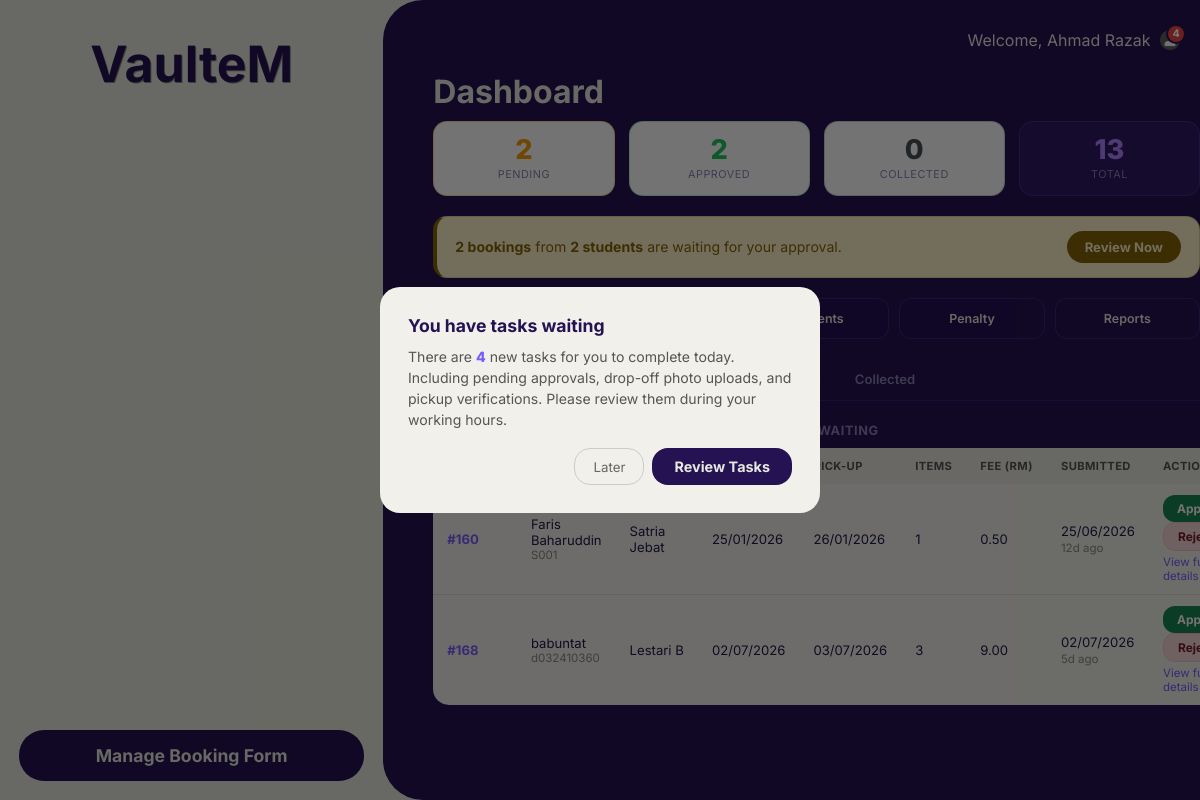
The page /staffMainStatus.php (signed in) on the database as committed earlier.
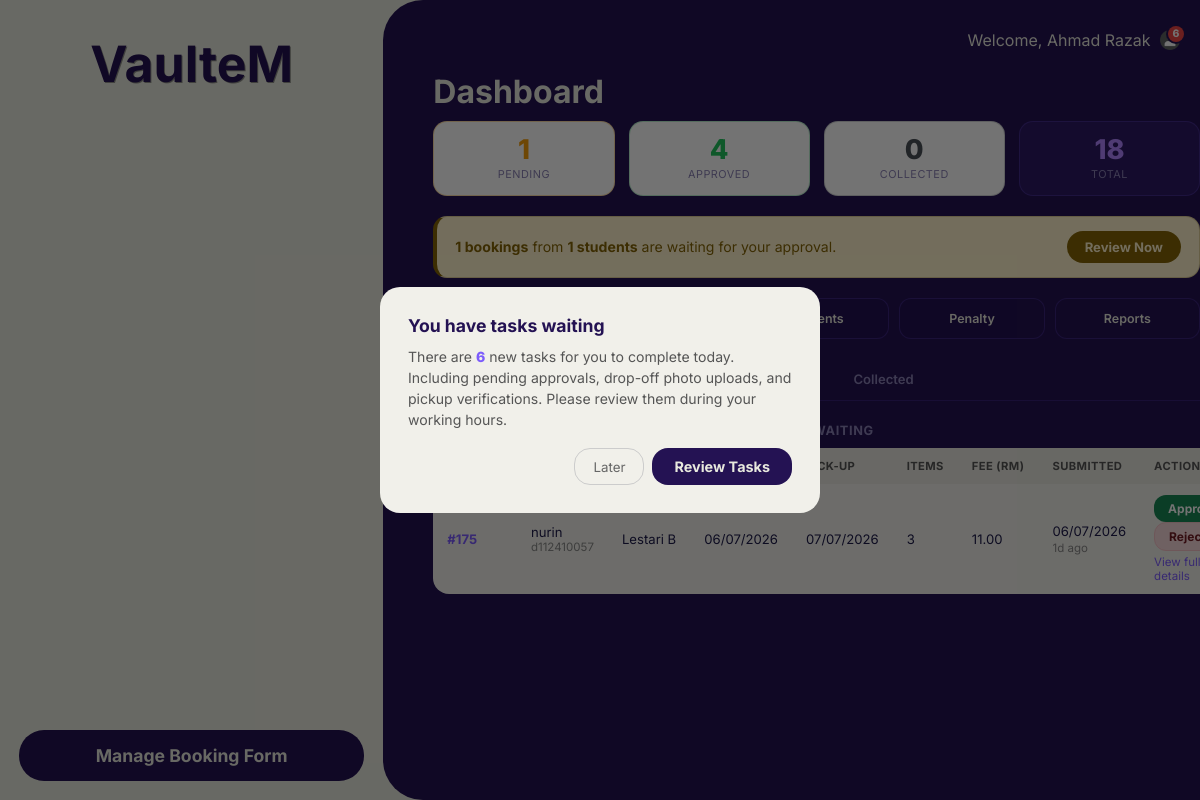
The same page on the database as committed later.
### tables this page shows
CREATE TABLE `booking` (
  `Booking_ID` int(100) NOT NULL,
  `Booking_Date` date NOT NULL,
  `DropOff_Date` date NOT NULL,
  `Pickup_Date` date NOT NULL,
  `Booking_Status` char(100) NOT NULL,
  `Rejection_Reason` text DEFAULT NULL,
  `Rejection_Photo` varchar(255) DEFAULT NULL,
  `Booking_Priority` char(1) NOT NULL,
  `Staff_ID` int(100) NOT NULL,
  `Student_ID` varchar(10) NOT NULL,
  `Dropoff_Photo` varchar(255) DEFAULT NULL,
  `Dropoff_Status` varchar(20) DEFAULT NULL
);

CREATE TABLE `student` (
  `Student_ID` varchar(10) NOT NULL,
  `Student_Name` varchar(100) NOT NULL,
  `Student_Mail` varchar(30) NOT NULL,
  `Student_Password` varchar(100) NOT NULL,
  `Student_PhoneNo` char(15) NOT NULL,
  `Gender` char(1) NOT NULL,
  `Residential_ID` int(100) NOT NULL
);

CREATE TABLE `residential_college` (
  `Residential_ID` int(100) NOT NULL,
  `Residential_Block` varchar(100) NOT NULL,
  `Gender_Type` char(1) NOT NULL
);

### Staffmainstatus.php (the view, shortened to what the changed rows need)
<?php
$conn = new mysqli("localhost", "root", "", "utem_accommodation");
$conn->query("SET time_zone = '+08:00'");
$pending         = $conn->query("SELECT COUNT(*) AS c FROM booking WHERE LOWER(Booking_Status)='pending'")->fetch_assoc()['c'];
$approved        = $conn->query("SELECT COUNT(*) AS c FROM booking WHERE LOWER(Booking_Status)='approved'")->fetch_assoc()['c'];
$total           = $conn->query("SELECT COUNT(*) AS c FROM booking")->fetch_assoc()['c'];
$pendingStudents = $conn->query("SELECT COUNT(DISTINCT Student_ID) AS c FROM booking WHERE LOWER(Booking_Status)='pending'")->fetch_assoc()['c'];
function safeCount(mysqli $conn, string $sql): int {
    $res = $conn->query($sql);
    $row = $res->fetch_assoc();
    return (int)($row['c'] ?? 0);
}
$needUploadCount = safeCount($conn, "
    SELECT COUNT(*) AS c
    FROM booking b
    WHERE LOWER(b.Booking_Status) = 'approved'
      AND b.DropOff_Date = CURDATE()
      AND (b.Dropoff_Photo IS NULL OR b.Dropoff_Photo = '')
      AND EXISTS (
            SELECT 1 FROM payment p
            WHERE p.Booking_ID = b.Booking_ID AND UPPER(p.Payment_Status) = 'Y'
          )
");
$needSendCount = safeCount($conn, "SELECT COUNT(*) AS c FROM booking WHERE Dropoff_Status = 'Uploaded'");
$needReuploadCount = safeCount($conn, "SELECT COUNT(*) AS c FROM booking WHERE Dropoff_Status = 'Rejected'");
$needVerifyCount = safeCount($conn, "
    SELECT COUNT(*) AS c FROM booking
    WHERE LOWER(Booking_Status) = 'approved' AND Dropoff_Status = 'Confirmed' AND Pickup_Date = CURDATE()
");
$overdueCount = safeCount($conn, "
    SELECT COUNT(*) AS c FROM booking
    WHERE LOWER(Booking_Status) = 'approved' AND DATE_ADD(Pickup_Date, INTERVAL 11 HOUR) < NOW()
");
$notifTotal = $needUploadCount + $needSendCount + $needReuploadCount
            + $needVerifyCount + $overdueCount + (int)$pending;
$showTaskPopup = ($notifTotal > 0 && empty($_SESSION['task_popup_shown']));
function bookingQuery(mysqli $conn, array $statuses, string $order = "b.Booking_ID DESC"): mysqli_result|false {
    $in = "'" . implode("','", $statuses) . "'";
    return $conn->query("
        SELECT b.Booking_ID, b.Booking_Status, b.DropOff_Date, b.Pickup_Date,
               b.Booking_Priority, b.Booking_Date,
               s.Student_Name, s.Student_ID, rc.Residential_Block,
               (SELECT COALESCE(SUM(i.Quantity), 0) FROM item i WHERE i.Booking_ID = b.Booking_ID)           AS TotalItem,
               (SELECT COALESCE(SUM(i.Quantity * i.Price), 0) FROM item i WHERE i.Booking_ID = b.Booking_ID) AS TotalFee,
               (SELECT Payment_Status FROM payment WHERE Booking_ID = b.Booking_ID LIMIT 1) AS Payment_Status,
               (SELECT Amount FROM payment WHERE Booking_ID = b.Booking_ID LIMIT 1) AS PaymentAmount
        FROM booking b
        LEFT JOIN student s ON b.Student_ID = s.Student_ID
        LEFT JOIN residential_college rc ON s.Residential_ID = rc.Residential_ID
        WHERE LOWER(b.Booking_Status) IN ($in)
        ORDER BY (b.Booking_Priority='Y') DESC, $order
    ");
}
$pendingQ   = bookingQuery($conn, ['pending'], 'b.Booking_ID ASC');
$activeTab = $_GET['tab'] ?? 'pending';
?>
<!DOCTYPE html>
<html lang="en">
<head>
    <link rel="stylesheet" href="status.css">
    <link rel="stylesheet" href="mobile.css">
</head>
<body>
<div id="wrapper">
    <div class="leftcontainer">
        <header>
            <h1 onclick="window.location.href='staffMainStatus.php'" style="cursor:pointer;">VaulteM</h1>
        </header>
    </div>
    <div class="rightcontainer">
        <div id="userName">
            <span id="profileContainer">
                <span style="position:relative; display:inline-block;">
                    <?php if ($notifTotal > 0): ?>
                        <span class="notif-badge"><?php echo $notifTotal; ?></span>
                    <?php endif; ?>
                </span>
            </span>
        </div>
        <h1>Dashboard</h1>
        <div class="stats-row">
            <div class="stat-pill amber">
                <div class="s-val"><?php echo $pending; ?></div>
                <div class="s-label">Pending</div>
            </div>
            <div class="stat-pill green">
                <div class="s-val"><?php echo $approved; ?></div>
                <div class="s-label">Approved</div>
            </div>
            <div class="stat-pill">
                <div class="s-val"><?php echo $total; ?></div>
                <div class="s-label">Total</div>
            </div>
        </div>
        <?php if ($pending > 0): ?>
        <div class="action-banner">
            <span>
                <strong><?php echo $pending; ?> booking<?php echo $pending !== 1 ? 's' : ''; ?></strong>
                from
                <strong><?php echo $pendingStudents; ?> student<?php echo $pendingStudents !== 1 ? 's' : ''; ?></strong>
                <?php echo $pending !== 1 ? 'are' : 'is'; ?> waiting for your approval.
            </span>
            <a href="staffMainStatus.php?tab=pending" class="review-btn">Review Now</a>
        </div>
        <?php endif; ?>
        <?php if ($activeTab === 'pending'): ?>
        <?php if ($pendingQ && $pendingQ->num_rows > 0): ?>
        <div class="queue-wrap">
            <table class="queue-table">
                <thead>
                    <tr>
                        <th>Booking</th>
                        <th>Student</th>
                        <th>College</th>
                        <th>Drop-off</th>
                        <th>Pick-up</th>
                        <th>Items</th>
                        <th>Fee (RM)</th>
                        <th>Submitted</th>
                        <th>Action</th>
                    </tr>
                </thead>
                <tbody>
                <?php while ($row = $pendingQ->fetch_assoc()):
                    $waitDays  = (int)floor((time() - strtotime($row['Booking_Date'])) / 86400);
                    $feeToShow = $row['PaymentAmount'] ?? $row['TotalFee'];
                ?>
                <tr>
                    <td>
                        <strong style="color:#7c5cfc;">#<?php echo $row['Booking_ID']; ?></strong>
                    </td>
                    <td>
                        <?php echo htmlspecialchars($row['Student_Name']); ?>
                        <span style="display:block;font-size:0.72rem;color:#888;"><?php echo htmlspecialchars($row['Student_ID']); ?></span>
                    </td>
                    <td><?php echo htmlspecialchars($row['Residential_Block'] ?? 'N/A'); ?></td>
                    <td><?php echo date('d/m/Y', strtotime($row['DropOff_Date'])); ?></td>
                    <td><?php echo date('d/m/Y', strtotime($row['Pickup_Date'])); ?></td>
                    <td><?php echo $row['TotalItem']; ?></td>
                    <td><?php echo number_format((float)$feeToShow, 2); ?></td>
                    <td>
                        <?php echo date('d/m/Y', strtotime($row['Booking_Date'])); ?>
                        <span class="wait-days"><?php echo $waitDays === 0 ? 'Today' : $waitDays.'d ago'; ?></span>
                    </td>
                    <td>
                        <form method="POST" style="display:inline;">
                            <button type="submit" class="btn-approve-sm"
                                onclick="return confirm('Approve Booking #<?php echo $row['Booking_ID']; ?> for <?php echo htmlspecialchars(addslashes($row['Student_Name'])); ?>?')">
                                Approve
                            </button>
                        </form>
                        <button class="btn-reject-sm"
                            onclick="openReject(<?php echo $row['Booking_ID']; ?>, '<?php echo htmlspecialchars(addslashes($row['Student_Name'])); ?>')">
                            Reject
                        </button>
                        <a href="staffBookingDetail.php?id=<?php echo $row['Booking_ID']; ?>" class="view-link">View full details</a>
                    </td>
                </tr>
                <?php endwhile; ?>
                </tbody>
            </table>
        </div>
        <?php else: ?>
            <div class="empty-state">No pending bookings. All caught up.</div>
        <?php endif; ?>
        <?php endif; ?>
    </div>
</div>
<?php if ($showTaskPopup): ?>
<div class="modal-overlay show" id="taskPopup">
    <div class="modal-box task-popup-box">
        <h3>You have tasks waiting</h3>
        <p>
            There <?php echo $notifTotal === 1 ? 'is' : 'are'; ?>
            <span class="task-popup-count"><?php echo $notifTotal; ?></span>
            new task<?php echo $notifTotal !== 1 ? 's' : ''; ?> for you to complete today.
            Including pending approvals, drop-off photo uploads, and pickup verifications.
            Please review them during your working hours.
        </p>
        <div class="modal-btns">
            <button type="button" class="btn-dismiss-popup" onclick="closeTaskPopup()">Later</button>
            <button type="button" class="btn-review-tasks" onclick="window.location.href='staffNotifications.php'">
                Review Tasks
            </button>
        </div>
    </div>
</div>
<?php endif; ?>
</body>
</html>

Rows that differ between the two databases and show on the page:
no longer on this page (row edited): booking: Booking_ID "160", Student_ID.Student_Name "Faris Baharuddin", Student_ID.Student_ID "S001", residential_college.Residential_Block "Satria Jebat", DropOff_Date "25/01/2026", Pickup_Date "26/01/2026", TotalItem "1", feeToShow "0.50", Booking_Date "25/06/2026", Booking_Date "12"
no longer on this page (row edited): booking: Booking_ID "168", Student_ID.Student_Name "babuntat", Student_ID.Student_ID "d032410360", residential_college.Residential_Block "Lestari B", DropOff_Date "02/07/2026", Pickup_Date "03/07/2026", TotalItem "3", feeToShow "9.00", Booking_Date "02/07/2026", Booking_Date "5"
added booking: Booking_ID "175", Student_ID.Student_Name "nurin", Student_ID.Student_ID "d112410057", residential_college.Residential_Block "Lestari B", DropOff_Date "06/07/2026", Pickup_Date "07/07/2026", TotalItem "3", feeToShow "11.00", Booking_Date "06/07/2026", Booking_Date "1"
Other text that changed with them:
$notifTotal: "4" → "6"
$pending: "2" → "1"
$approved: "2" → "4"
$total: "13" → "18"
$pendingStudents: "2" → "1"
